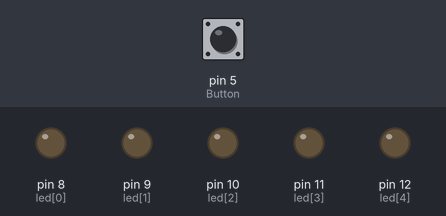
Simulated run of this sketch. Board: Arduino Uno, built with avr-gcc and run on an emulated ATmega328P. Parts: output pins drawn as LEDs (lit = HIGH). The test bench sets the inputs (shaded band); at power-on: pin 5 (Button) LOW.

Above: at 1.2 s.
1.3 s: pin 5 (Button) pulled HIGH for 0.15 s
At 2.4 s:
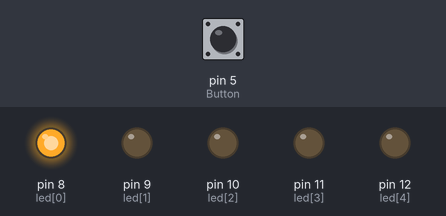
Timing chart, 0 to 4.3 s (numbered marks = the images above; inputs shaded):
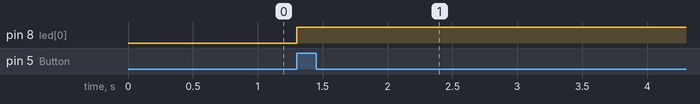

Measured:
- after the input at 1.3 s, pin 8 (led[0]): LOW → HIGH at once

The sketch:

KSimsekButon2.ino
```cpp
int led[]= {8, 9, 10, 11, 12};
#define Button 5
int i = 0;

void setup() {
  for (int i=0; i<5; i++){
    pinMode(led[i], OUTPUT);
  }
  pinMode(Button, INPUT);
}

void loop() {
  while(digitalRead(Button) == 1) {
    digitalWrite(led[i], HIGH);
    i= i++;
  }
}
```
